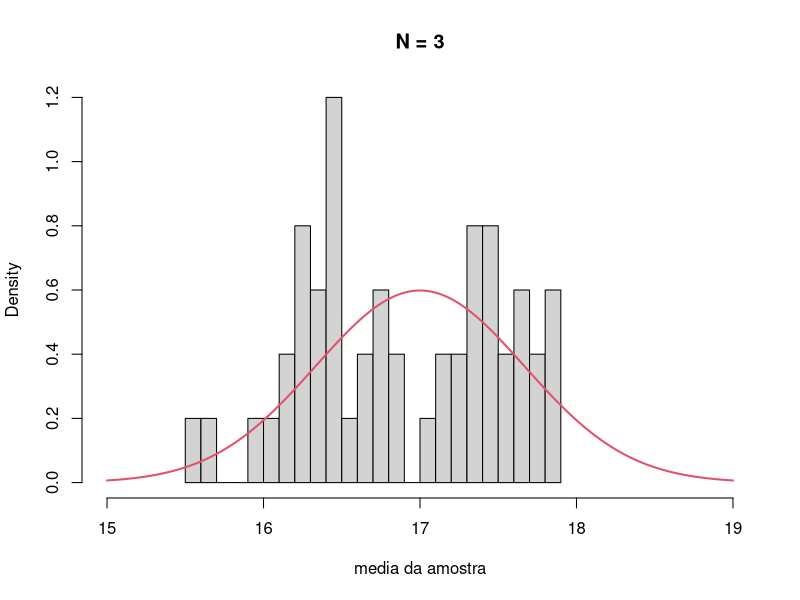
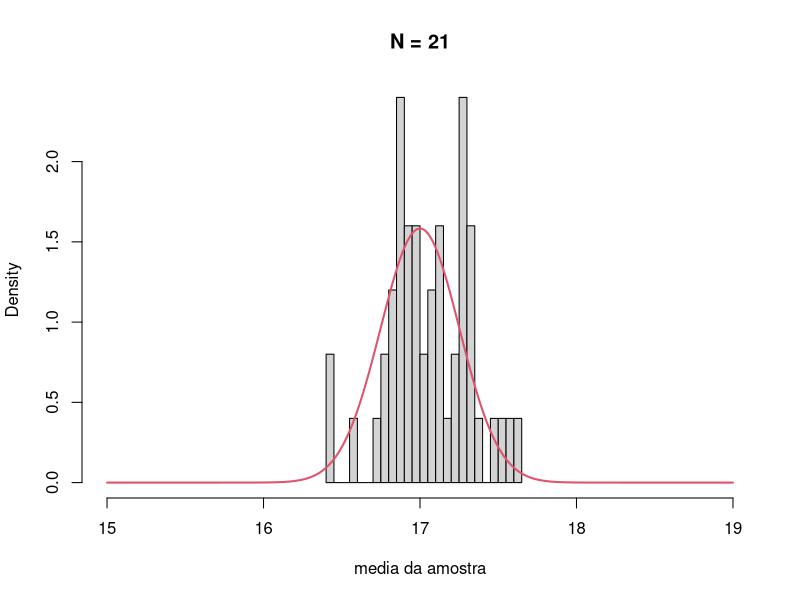
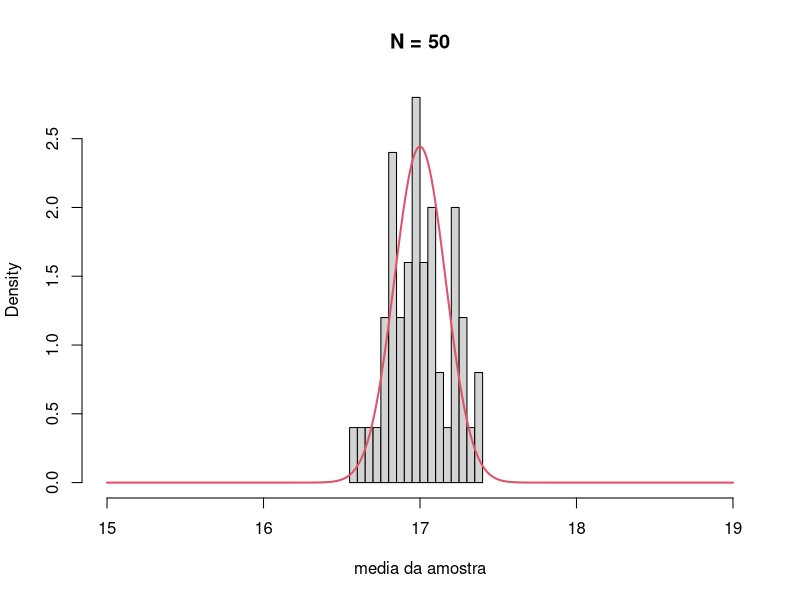

Reproduce these figures in R, in order.
min = 15
max = 19
E = (max + min)/2
V = (max - min)^2/12
for (n in c(3, 21, 50)) {
  x = numeric()
  set.seed(794)
  for (i in 1:50) {
    x[i] = mean(runif(n, min, max))
  }
  x2 <- seq(min, max, length = 400)
  fun <- dnorm(x2, mean = E, sd = sqrt(V/n))
  hist(x, prob = TRUE, xlim = c(15, 19), breaks = 20, 
       main = paste("N =", n), xlab = "media da amostra")
  lines(x2, fun, col = 2, lwd = 2)
}
